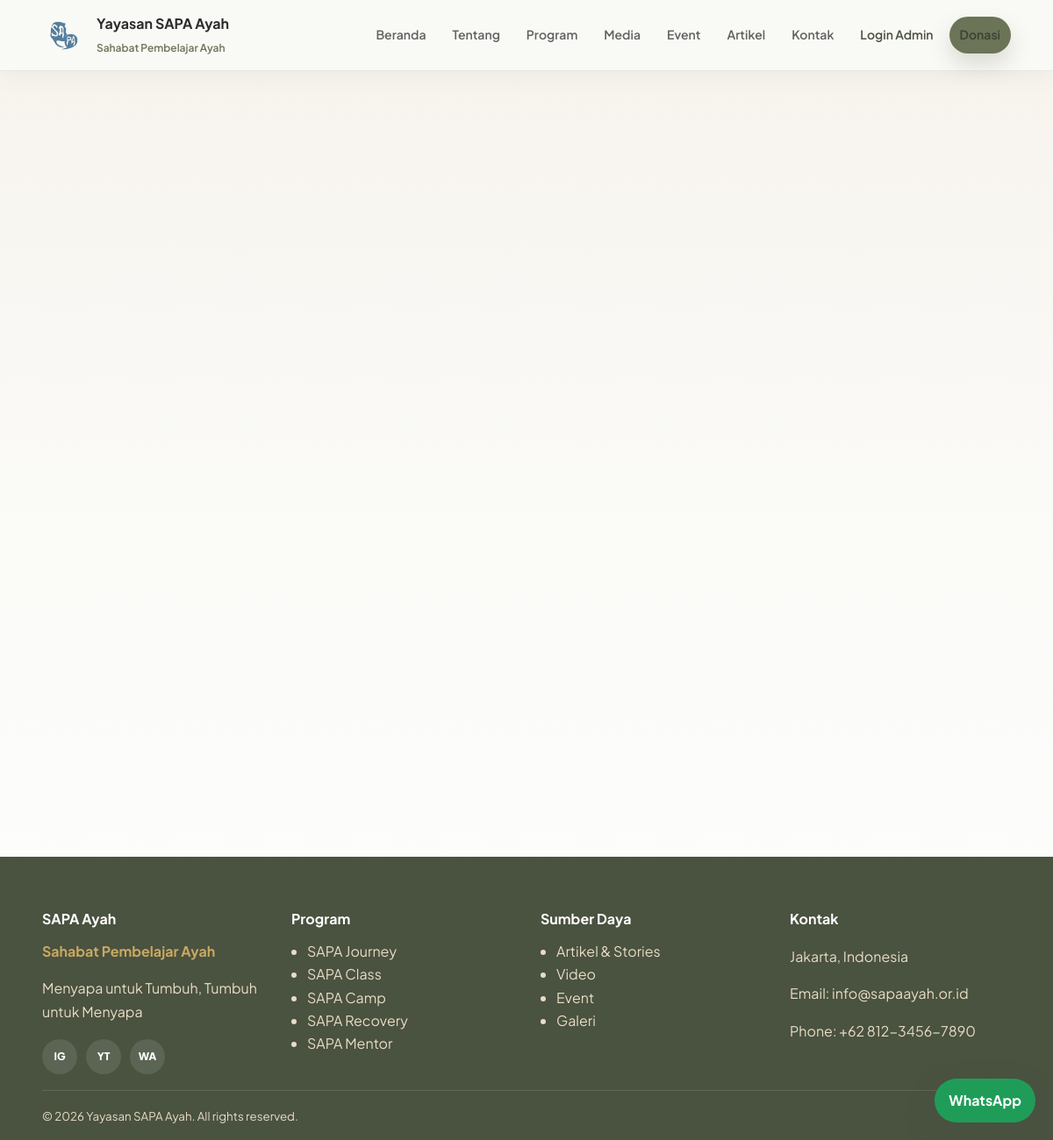
The page /?page=donasi on the database its author committed.
### tables this page shows
CREATE TABLE settings (
    id BIGINT UNSIGNED AUTO_INCREMENT PRIMARY KEY,
    setting_key VARCHAR(120) NOT NULL UNIQUE,
    setting_value LONGTEXT DEFAULT NULL,
    created_at DATETIME DEFAULT CURRENT_TIMESTAMP,
    updated_at DATETIME DEFAULT CURRENT_TIMESTAMP ON UPDATE CURRENT_TIMESTAMP
);

### index.php (called while the page is built, shortened)
<?php
$page = clean_input($_GET['page'] ?? 'home');
$file = __DIR__ . '/modules/frontend/' . $page . '.php';
include $file;

### includes/db.php (called while the page is built, shortened)
<?php
function db(): PDO
{
    static $pdo = null;
    if ($pdo === null) {
        $dsn = sprintf(
            'mysql:host=%s;port=%d;dbname=%s;charset=%s',
            db_config('host'),
            (int) db_config('port', 3306),
            db_config('dbname'),
            db_config('charset', 'utf8mb4')
        );
        $pdo = new PDO($dsn, db_config('username'), db_config('password'), [
            PDO::ATTR_ERRMODE => PDO::ERRMODE_EXCEPTION,
            PDO::ATTR_DEFAULT_FETCH_MODE => PDO::FETCH_ASSOC,
            PDO::ATTR_EMULATE_PREPARES => false,
        ]);
    }
    return $pdo;
}
function db_query(string $sql, array $params = []): PDOStatement
{
    $stmt = db()->prepare($sql);
    $stmt->execute($params);
    return $stmt;
}
function db_one(string $sql, array $params = []): ?array
{
    $data = db_query($sql, $params)->fetch();
    return $data ?: null;
}

### includes/helpers.php (called while the page is built, shortened)
<?php
function app_config(?string $key = null, $default = null)
{
    static $config = null;
    if ($config === null) {
        $config = require __DIR__ . '/../config/app.php';
    }
    return $config[$key] ?? $default;
}
function db_config(?string $key = null, $default = null)
{
    static $config = null;
    if ($config === null) {
        $config = require __DIR__ . '/../config/database.php';
    }
    return $config[$key] ?? $default;
}
function base_url(string $path = ''): string
{
    $root = rtrim(app_config('app_url', ''), '/');
    $path = ltrim($path, '/');
    return $path ? $root . '/' . $path : $root;
}
function e(?string $value): string
{
    return htmlspecialchars((string) $value, ENT_QUOTES, 'UTF-8');
}
function setting(string $key, string $default = ''): string
{
    static $cache = [];
    try {
        $row = db_one('SELECT setting_value FROM settings WHERE setting_key = :key LIMIT 1', ['key' => $key]);
        $cache[$key] = $row['setting_value'] ?? $default;
    } catch (Throwable $e) {
        $cache[$key] = $default;
    }
    return $cache[$key];
}

### config/database.php (called while the page is built)
<?php
return [
    'host' => '127.0.0.1',
    'port' => 3306,
    'dbname' => 'sapa_ayah_cms',
    'username' => 'root',
    'password' => '',
    'charset' => 'utf8mb4'
];

### modules/frontend/donasi.php (the view, shortened to what this page needs)
<?php
include __DIR__ . '/../../templates/header.php';
?>
<section class="section">
    <div class="container two-col">
            <p><?= e(setting('bank_account', 'BCA 1234567890 a.n Yayasan SAPA Ayah')) ?></p>
            <?php if (setting('qris_image')): ?>
                <img src="<?= upload_url(setting('qris_image')) ?>" alt="QRIS">
            <?php else: ?>
                <p>QRIS akan ditampilkan setelah diatur melalui panel admin.</p>
            <?php endif; ?>
    </div>
</section>
<?php include __DIR__ . '/../../templates/footer.php'; ?>

### templates/footer.php (shortened to what this page needs)
</main>
<footer class="site-footer">
    <div class="container footer-grid">
        <div>
            <h4>SAPA Ayah</h4>
            <strong>Sahabat Pembelajar Ayah</strong>
            <p><?= e(setting('site_tagline', 'Menyapa untuk Tumbuh, Tumbuh untuk Menyapa')) ?></p>
            <div class="social-links">
                <a href="https://instagram.com/bapakmilenial_" target="_blank" rel="noopener">IG</a>
                <a href="https://youtube.com/@bapakmilenial9081" target="_blank" rel="noopener">YT</a>
                <a href="<?= base_url('?page=kontak') ?>">WA</a>
            </div>
        </div>
        <div>
            <h4>Program</h4>
            <ul>
                <li>SAPA Journey</li>
                <li>SAPA Class</li>
                <li>SAPA Camp</li>
                <li>SAPA Recovery</li>
                <li>SAPA Mentor</li>
            </ul>
        </div>
        <div>
            <h4>Sumber Daya</h4>
            <ul>
                <li><a href="<?= base_url('?page=artikel') ?>">Artikel & Stories</a></li>
                <li><a href="<?= base_url('?page=gallery') ?>">Video</a></li>
                <li><a href="<?= base_url('?page=event') ?>">Event</a></li>
                <li><a href="<?= base_url('?page=gallery') ?>">Galeri</a></li>
            </ul>
        </div>
        <div>
            <h4>Kontak</h4>
            <p><?= e(setting('site_address', 'Jakarta, Indonesia')) ?></p>
            <p>Email: <?= e(setting('site_email', 'info@sapaayah.or.id')) ?></p>
            <p>Phone: <?= e(setting('site_phone', '+62 812-3456-7890')) ?></p>
        </div>
    </div>
    <div class="container footer-bottom">
        <small>&copy; <?= date('Y') ?> Yayasan SAPA Ayah. All rights reserved.</small>
    </div>
</footer>
<a class="wa-float" target="_blank" rel="noopener" href="https://wa.me/<?= e(setting('whatsapp_number', '6281234567890')) ?>">WhatsApp</a>
</body>
</html>

### assets/css/style.css (style rules this page uses)
:root { --bg: #f5f9ff; --surface: #ffffff; --surface-soft: #eaf3ff; --primary: #5f87ab; --primary-dark: #2f5f89; --text: #17324b; --muted: #5e7487; --border: #d9e6f3; --success: #20a46a; --danger: #d94747; --radius: 16px; --shadow: 0 12px 30px rgba(40, 78, 109, 0.12); }
* { box-sizing: border-box; }
html { scroll-behavior: smooth; }
body { margin: 0; font-family: 'Plus Jakarta Sans', 'Manrope', sans-serif; color: var(--text); background: radial-gradient(circle at 10% 10%, #eff7ff 0%, #f6faff 35%, #ffffff 100%); line-height: 1.65; }
a { color: inherit; text-decoration: none; }
.container { width: min(1180px, 92%); margin-inline: auto; }
.section { padding: 48px 0; }
.two-col { display: grid; grid-template-columns: 1fr 360px; gap: 20px; }
.site-footer { margin-top: 62px; background: #0f273b; color: #d8e6f2; padding-top: 42px; }
.footer-grid { display: grid; grid-template-columns: repeat(4, 1fr); gap: 18px; }
.footer-grid h4 { margin: 0 0 10px; color: #fff; }
.footer-grid p, .footer-grid li { color: #b7cce0; }
.footer-grid ul { margin: 0; padding-left: 18px; }
.footer-bottom { border-top: 1px solid rgba(255, 255, 255, 0.12); padding: 15px 0; margin-top: 18px; }
.wa-float { position: fixed; bottom: 20px; right: 20px; background: #1fa858; color: #fff; border-radius: 999px; padding: 12px 16px; box-shadow: var(--shadow); z-index: 50; font-weight: 700; }
:root { --bg: #fafaf7; --surface: #ffffff; --surface-soft: #f5f0e8; --primary: #6b7456; --primary-dark: #4a5240; --secondary: #8b9474; --accent: #c9a961; --brown: #8b7355; --text: #2c2c2c; --muted: #6b6b6b; --border: rgba(107, 116, 86, 0.18); --success: #3f9d6e; --danger: #c75146; --radius: 16px; --shadow: 0 18px 45px rgba(74, 82, 64, 0.12); }
body { color: var(--text); background: linear-gradient(180deg, rgba(245, 240, 232, 0.78) 0%, rgba(250, 250, 247, 0.95) 46%, #ffffff 100%); }
.container { width: min(1200px, 92%); }
.section { padding: 86px 0; }
.two-col { grid-template-columns: minmax(0, 1fr) minmax(320px, 380px); }
.site-footer { margin-top: 76px; padding-top: 58px; color: #e8dcc4; background: var(--primary-dark); }
.footer-grid { gap: 32px; }
.footer-grid h4 { color: #ffffff; }
.footer-grid strong { display: block; margin-bottom: 12px; color: var(--accent); }
.footer-grid p, .footer-grid li, .footer-grid a { color: #e8dcc4; }
.social-links { display: flex; gap: 10px; margin-top: 18px; }
.social-links a { display: grid; place-items: center; width: 40px; height: 40px; border-radius: 999px; background: rgba(255, 255, 255, 0.1); color: #ffffff; font-size: 12px; font-weight: 800; }
.footer-bottom { border-top-color: rgba(255, 255, 255, 0.12); }
.wa-float { background: #1f9d58; }

### rows shown on the page
settings: setting_value "Menyapa untuk Tumbuh, Tumbuh untuk Menyapa"
settings: setting_value "Jakarta, Indonesia"
settings: setting_value "info@sapaayah.or.id"
settings: setting_value "+62 812-3456-7890"
